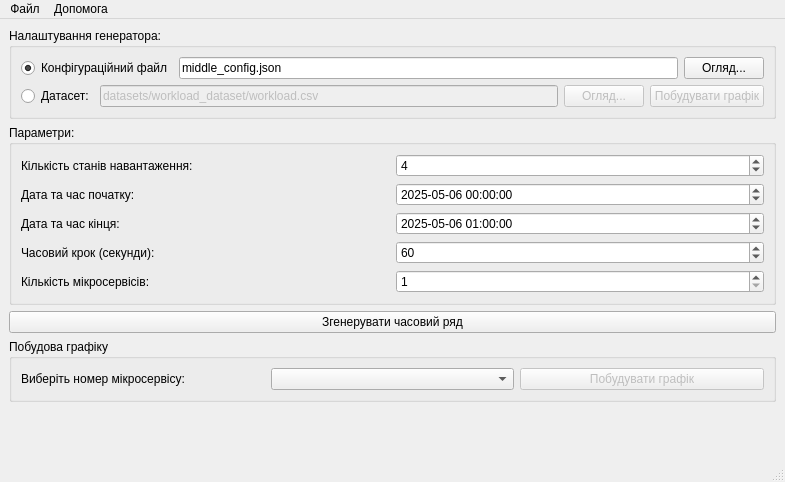
<?xml version="1.0" encoding="UTF-8"?>
<ui version="4.0">
 <class>MainWindow</class>
 <widget class="QMainWindow" name="MainWindow">
  <property name="geometry">
   <rect>
    <x>0</x>
    <y>0</y>
    <width>785</width>
    <height>482</height>
   </rect>
  </property>
  <property name="windowTitle">
   <string>Генератор часових рядів</string>
  </property>
  <widget class="QWidget" name="centralwidget">
   <layout class="QGridLayout" name="gridLayout">
    <item row="0" column="0" colspan="2">
     <widget class="QGroupBox" name="datasetGroupBox">
      <property name="title">
       <string>Налаштування генератора:</string>
      </property>
      <layout class="QGridLayout" name="gridLayout_2">
       <item row="2" column="0">
        <layout class="QHBoxLayout" name="horizontalLayout_2">
         <item>
          <widget class="QRadioButton" name="chooseDatasetRadioButton">
           <property name="toolTip">
            <string>Виберіть цей параметр, щоб завантажити конфігурацію з існуючого CSV-файлу датасету.</string>
           </property>
           <property name="text">
            <string>Датасет:</string>
           </property>
          </widget>
         </item>
         <item>
          <widget class="QLineEdit" name="chooseDatasetLineEdit">
           <property name="enabled">
            <bool>false</bool>
           </property>
           <property name="toolTip">
            <string>Шлях до CSV-файлу датасету, який буде використано для налаштування моделі Маркова.</string>
           </property>
           <property name="text">
            <string>datasets/workload_dataset/workload.csv</string>
           </property>
          </widget>
         </item>
         <item>
          <widget class="QPushButton" name="chooseDatasetButton">
           <property name="enabled">
            <bool>false</bool>
           </property>
           <property name="toolTip">
            <string>Відкрити діалогове вікно для вибору CSV-файлу датасету.</string>
           </property>
           <property name="text">
            <string>Огляд...</string>
           </property>
          </widget>
         </item>
         <item>
          <widget class="QPushButton" name="plotDatasetButton">
           <property name="enabled">
            <bool>false</bool>
           </property>
           <property name="toolTip">
            <string>Побудувати графік завантаженого датасету для попереднього перегляду.</string>
           </property>
           <property name="text">
            <string>Побудувати графік</string>
           </property>
          </widget>
         </item>
        </layout>
       </item>
       <item row="0" column="0">
        <layout class="QHBoxLayout" name="horizontalLayout_4">
         <item>
          <widget class="QRadioButton" name="chooseConfigRadioButton">
           <property name="toolTip">
            <string>Виберіть цей параметр, щоб завантажити існуючу конфігурацію моделі Маркова з JSON-файлу.</string>
           </property>
           <property name="text">
            <string>Конфігураційний файл</string>
           </property>
           <property name="checked">
            <bool>true</bool>
           </property>
          </widget>
         </item>
         <item>
          <widget class="QLineEdit" name="configPathLineEdit">
           <property name="enabled">
            <bool>true</bool>
           </property>
           <property name="toolTip">
            <string>Шлях до JSON-файлу, що містить конфігурацію моделі Маркова.</string>
           </property>
           <property name="text">
            <string>middle_config.json</string>
           </property>
          </widget>
         </item>
         <item>
          <widget class="QPushButton" name="chooseConfigButton">
           <property name="enabled">
            <bool>true</bool>
           </property>
           <property name="toolTip">
            <string>Відкрити діалогове вікно для вибору JSON-файлу конфігурації.</string>
           </property>
           <property name="text">
            <string>Огляд...</string>
           </property>
          </widget>
         </item>
        </layout>
       </item>
      </layout>
     </widget>
    </item>
    <item row="8" column="0" colspan="2">
     <widget class="QGroupBox" name="groupBox">
      <property name="title">
       <string>Побудова графіку</string>
      </property>
      <layout class="QHBoxLayout" name="horizontalLayout_3">
       <item>
        <widget class="QLabel" name="label">
         <property name="toolTip">
          <string>Виберіть індекс мікросервісу для відображення його часового ряду.</string>
         </property>
         <property name="text">
          <string>Виберіть номер мікросервісу:</string>
         </property>
        </widget>
       </item>
       <item>
        <widget class="QComboBox" name="microserviceNumberComboBox">
         <property name="toolTip">
          <string>Список з індексами згенерованих мікросервісів.</string>
         </property>
         <property name="currentIndex">
          <number>-1</number>
         </property>
        </widget>
       </item>
       <item>
        <widget class="QPushButton" name="plotButton">
         <property name="enabled">
          <bool>false</bool>
         </property>
         <property name="toolTip">
          <string>Побудувати графік часового ряду вибраного мікросервісу.</string>
         </property>
         <property name="text">
          <string>Побудувати графік</string>
         </property>
        </widget>
       </item>
      </layout>
     </widget>
    </item>
    <item row="7" column="0" colspan="2">
     <widget class="QPushButton" name="generateButton">
      <property name="enabled">
       <bool>true</bool>
      </property>
      <property name="toolTip">
       <string>Запустити процес генерації часових рядів на основі поточної конфігурації та параметрів.</string>
      </property>
      <property name="text">
       <string>Згенерувати часовий ряд</string>
      </property>
     </widget>
    </item>
    <item row="9" column="0" colspan="2">
     <spacer name="verticalSpacer">
      <property name="orientation">
       <enum>Qt::Vertical</enum>
      </property>
      <property name="sizeHint" stdset="0">
       <size>
        <width>20</width>
        <height>40</height>
       </size>
      </property>
     </spacer>
    </item>
    <item row="1" column="0" colspan="2">
     <widget class="QGroupBox" name="groupBox_2">
      <property name="title">
       <string>Параметри:</string>
      </property>
      <layout class="QGridLayout" name="gridLayout_3">
       <item row="1" column="0">
        <widget class="QLabel" name="startTimeLabel">
         <property name="toolTip">
          <string>Дата та час, з якого почнеться генерація часового ряду.</string>
         </property>
         <property name="text">
          <string>Дата та час початку:</string>
         </property>
        </widget>
       </item>
       <item row="3" column="1">
        <widget class="QSpinBox" name="stepSpinBox">
         <property name="toolTip">
          <string>Інтервал у секундах між послідовними точками даних у часовому ряді.</string>
         </property>
         <property name="minimum">
          <number>1</number>
         </property>
         <property name="maximum">
          <number>86400</number>
         </property>
         <property name="value">
          <number>60</number>
         </property>
        </widget>
       </item>
       <item row="1" column="1">
        <widget class="QDateTimeEdit" name="startDateTimeEdit">
         <property name="toolTip">
          <string>Виберіть дату та час початку генерації часового ряду.</string>
         </property>
         <property name="dateTime">
          <datetime>
           <hour>0</hour>
           <minute>0</minute>
           <second>0</second>
           <year>2025</year>
           <month>5</month>
           <day>6</day>
          </datetime>
         </property>
         <property name="displayFormat">
          <string>yyyy-MM-dd HH:mm:ss</string>
         </property>
        </widget>
       </item>
       <item row="2" column="0">
        <widget class="QLabel" name="endTimeLabel">
         <property name="toolTip">
          <string>Дата та час, до якого буде тривати генерація часового ряду.</string>
         </property>
         <property name="text">
          <string>Дата та час кінця:</string>
         </property>
        </widget>
       </item>
       <item row="2" column="1">
        <widget class="QDateTimeEdit" name="endDateTimeEdit">
         <property name="toolTip">
          <string>Виберіть дату та час закінчення генерації часового ряду.</string>
         </property>
         <property name="dateTime">
          <datetime>
           <hour>1</hour>
           <minute>0</minute>
           <second>0</second>
           <year>2025</year>
           <month>5</month>
           <day>6</day>
          </datetime>
         </property>
         <property name="displayFormat">
          <string>yyyy-MM-dd HH:mm:ss</string>
         </property>
        </widget>
       </item>
       <item row="3" column="0">
        <widget class="QLabel" name="stepLabel">
         <property name="toolTip">
          <string>Інтервал між точками даних у згенерованому часовому ряді (у секундах).</string>
         </property>
         <property name="text">
          <string>Часовий крок (секунди):</string>
         </property>
        </widget>
       </item>
       <item row="0" column="0">
        <widget class="QLabel" name="label_2">
         <property name="toolTip">
          <string>Кількість дискретних станів, які використовуватимуться в моделі Маркова для імітації навантаження.</string>
         </property>
         <property name="text">
          <string>Кількість станів навантаження:</string>
         </property>
        </widget>
       </item>
       <item row="0" column="1">
        <widget class="QSpinBox" name="statesSpinBox">
         <property name="toolTip">
          <string>Вкажіть кількість станів навантаження (від 3 до 20).</string>
         </property>
         <property name="minimum">
          <number>3</number>
         </property>
         <property name="maximum">
          <number>20</number>
         </property>
         <property name="value">
          <number>4</number>
         </property>
        </widget>
       </item>
       <item row="4" column="0">
        <widget class="QLabel" name="microservicesCountLabel">
         <property name="toolTip">
          <string>Кількість часових рядів, які будуть згенеровані для імітації окремих мікросервісів.</string>
         </property>
         <property name="text">
          <string>Кількість мікросервісів:</string>
         </property>
        </widget>
       </item>
       <item row="4" column="1">
        <widget class="QSpinBox" name="microservicesCountSpinBox">
         <property name="toolTip">
          <string>Вкажіть кількість мікросервісів, для яких потрібно згенерувати часові ряди (від 1 до 100).</string>
         </property>
         <property name="minimum">
          <number>1</number>
         </property>
         <property name="maximum">
          <number>100</number>
         </property>
         <property name="value">
          <number>1</number>
         </property>
        </widget>
       </item>
      </layout>
     </widget>
    </item>
   </layout>
  </widget>
  <widget class="QMenuBar" name="menubar">
   <property name="geometry">
    <rect>
     <x>0</x>
     <y>0</y>
     <width>785</width>
     <height>26</height>
    </rect>
   </property>
   <widget class="QMenu" name="menuFile">
    <property name="title">
     <string>Файл</string>
    </property>
    <addaction name="actionSave"/>
    <addaction name="actionQuit"/>
   </widget>
   <widget class="QMenu" name="menuHelp">
    <property name="title">
     <string>Допомога</string>
    </property>
    <addaction name="actionAbout"/>
   </widget>
   <addaction name="menuFile"/>
   <addaction name="menuHelp"/>
  </widget>
  <widget class="QStatusBar" name="statusbar"/>
  <action name="actionSave">
   <property name="enabled">
    <bool>true</bool>
   </property>
   <property name="text">
    <string>Зберегти як...</string>
   </property>
   <property name="toolTip">
    <string>Зберегти згенеровані часові ряди у файл.</string>
   </property>
  </action>
  <action name="actionQuit">
   <property name="text">
    <string>Вихід</string>
   </property>
   <property name="toolTip">
    <string>Закрити програму.</string>
   </property>
  </action>
  <action name="actionAbout">
   <property name="text">
    <string>Про програму</string>
   </property>
   <property name="toolTip">
    <string>Інформація про програму.</string>
   </property>
  </action>
 </widget>
 <resources/>
 <connections>
  <connection>
   <sender>chooseDatasetRadioButton</sender>
   <signal>toggled(bool)</signal>
   <receiver>chooseDatasetLineEdit</receiver>
   <slot>setEnabled(bool)</slot>
   <hints>
    <hint type="sourcelabel">
     <x>103</x>
     <y>126</y>
    </hint>
    <hint type="destinationlabel">
     <x>560</x>
     <y>127</y>
    </hint>
   </hints>
  </connection>
  <connection>
   <sender>chooseDatasetRadioButton</sender>
   <signal>toggled(bool)</signal>
   <receiver>chooseDatasetButton</receiver>
   <slot>setEnabled(bool)</slot>
   <hints>
    <hint type="sourcelabel">
     <x>103</x>
     <y>126</y>
    </hint>
    <hint type="destinationlabel">
     <x>660</x>
     <y>130</y>
    </hint>
   </hints>
  </connection>
  <connection>
   <sender>chooseConfigRadioButton</sender>
   <signal>toggled(bool)</signal>
   <receiver>chooseConfigButton</receiver>
   <slot>setEnabled(bool)</slot>
   <hints>
    <hint type="sourcelabel">
     <x>82</x>
     <y>80</y>
    </hint>
    <hint type="destinationlabel">
     <x>20</x>
     <y>20</y>
    </hint>
   </hints>
  </connection>
 </connections>
</ui>
